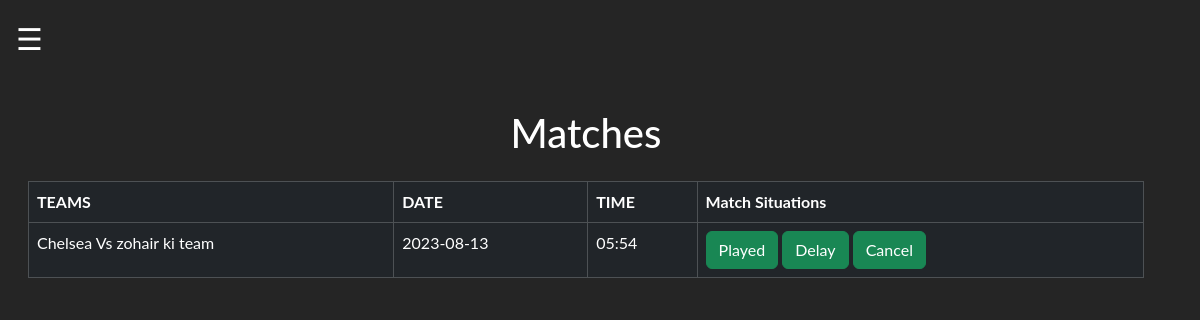
Screenshot of /admin/notifications.php (signed in) with the database file from the repository.
### tables this page shows
CREATE TABLE `match_schedule` (
  `match_id` int(11) NOT NULL,
  `team_1` int(11) NOT NULL,
  `team_2` int(11) NOT NULL,
  `date` date DEFAULT NULL,
  `time` varchar(500) NOT NULL,
  `Location` varchar(200) NOT NULL,
  `m_league_id` int(11) DEFAULT NULL,
  `m_status` int(11) DEFAULT 0,
  `team_1_goals` int(11) DEFAULT NULL,
  `team_2_goals` int(11) DEFAULT NULL,
  `won_team` int(11) DEFAULT NULL,
  `lost_team` int(11) DEFAULT NULL,
  `drawn` int(11) DEFAULT NULL,
  `player_of_match` int(11) DEFAULT NULL
);

CREATE TABLE `team` (
  `t_id` int(11) NOT NULL,
  `t_name` varchar(500) NOT NULL,
  `t_logo` varchar(500) NOT NULL,
  `t_players_count` int(11) NOT NULL,
  `league_id` int(11) NOT NULL,
  `total_win` int(11) DEFAULT NULL,
  `total_drawn` int(11) DEFAULT NULL,
  `total_lost` int(11) DEFAULT NULL
);

### admin/notifications.php (the view, shortened to what this page needs)
<?php
include('../connection.php');
$select_query = "SELECT * FROM `match_schedule`  INNER JOIN `team` ON (match_schedule.team_1 = team.t_id)";
$select_query_run = mysqli_query($conn, $select_query);
?>
<!DOCTYPE html>
<html lang="en">
<head>
    <link href="https://cdn.jsdelivr.net/npm/bootstrap@5.3.1/dist/css/bootstrap.min.css" rel="stylesheet"
>
</head>
<body>
        <?php include('navbar.php') ?>
    <div id="main">
        <span style="font-size:30px;cursor:pointer; color:white;" onclick="openNav()">&#9776; </span>
        <div class="container me-5 mt-5">
            <h1 class="text-center mb-4">Matches</h1>
            <table class="table table-dark table-bordered">
                <tr>
                    <th>TEAMS</th>
                    <th>DATE</th>
                    <th>TIME</th>
                    <th>Match Situations</th>
                </tr>
                <?php
                while ($notification = mysqli_fetch_array($select_query_run)) {
                    $date_now = date("Y-m-d");
                    $tabl_date = $notification['date'];
                    if (strtotime($date_now) >= strtotime($tabl_date)) {
                        if (empty($notification['team_1_goals'] && $notification['team_2_goals'])) {
                            ?>
                            <tr>
                                <td>
                                    <?php $team__1 = $notification['team_1'];
                                    $selectss = "SELECT * FROM `team` WHERE t_id = '$team__1' ";
                                    $s_q = mysqli_query($conn, $selectss);
                                    $fetch = mysqli_fetch_array($s_q);
                                    $team__2 = $notification['team_2'];
                                    $selectss1 = "SELECT * FROM `team` WHERE t_id = '$team__2' ";
                                    $s_q1 = mysqli_query($conn, $selectss1);
                                    $fetch1 = mysqli_fetch_array($s_q1);
                                    echo $fetch['t_name'] ?> Vs
                                    <?php echo $fetch1['t_name'];
                                    ?>
                                </td>
                                <td>
                                    <?php echo $notification['date'] ?>
                                </td>
                                <td>
                                    <?php echo $notification['time'] ?>
                                </td>
                                <td>
                                    <a href="update_schedule.php?id=<?php echo $notification['match_id'] ?>&team1=<?php echo $fetch['t_name'] ?>&team1_id=<?php echo $fetch['t_id'] ?>&team2_id=<?php echo $fetch1['t_id'] ?>&team2=<?php echo $fetch1['t_name'] ?>"
                                        class="btn btn-success">Played</a>
                                    <a href="delay_schedule.php?id=<?php echo $notification['match_id'] ?>&team1=<?php echo $fetch['t_name'] ?>&team2=<?php echo $fetch1['t_name'] ?>"
                                        class="btn btn-success">Delay</a>
                                    <a href="cancel_schedule.php?id=<?php echo $notification['match_id'] ?>&team1=<?php echo $fetch['t_name'] ?>&team2=<?php echo $fetch1['t_name'] ?>"
                                        class="btn btn-success">Cancel</a>
                                </td>
                            </tr>
                        <?php }
                    }
                } ?>
            </table>
        </div>
    </div>
</body>
</html>

### admin/notifications.php (style rules this page uses)
body { background-color: #252525; color: white; }

### admin/navbar.php (style rules this page uses)
body { font-family: "Lato", sans-serif; }
#main { transition: margin-left .5s; padding: 16px; }

### rows the page displays
match_schedule: team_1.t_name "Chelsea", team_2.t_name "zohair ki team", date "2023-08-13", time "05:54"
